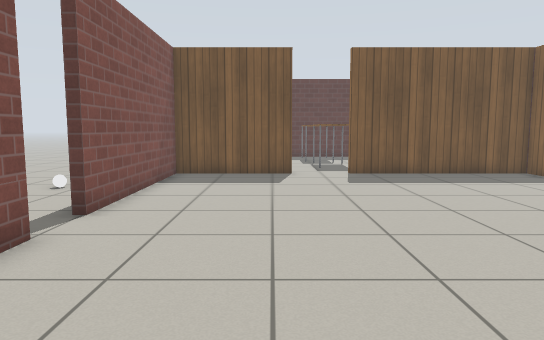
View 1 (above)

12 first-person views from a walk through a Gazebo world. The camera is 0.9 m above the floor, tilts 6° down and sees 70° across. The floor is counted in squares, 0.5 m on a side. Each view is taken from the middle of a square. On the plan, view 1 faces up. The plan holds only what a view shows up to about 18 squares ahead; the rest is blank. Simple patterns stand in for the simulator's built-in surfaces.

View 2
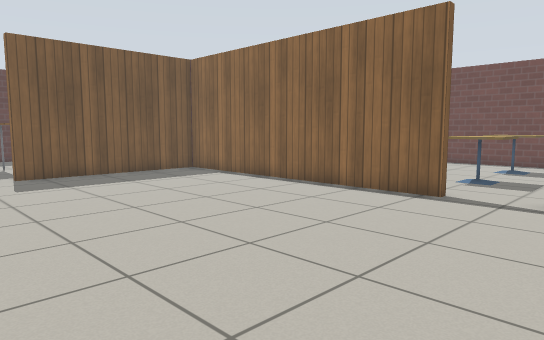

View 3
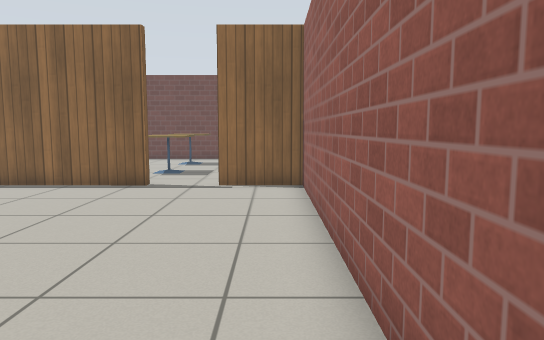

View 4
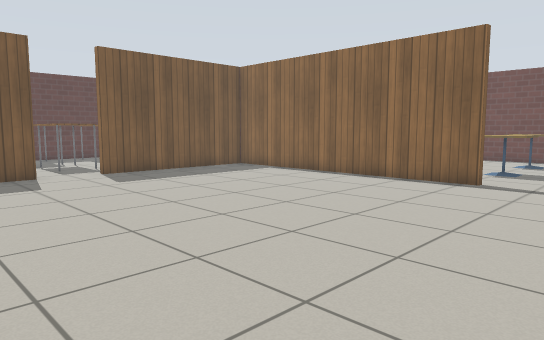

View 5
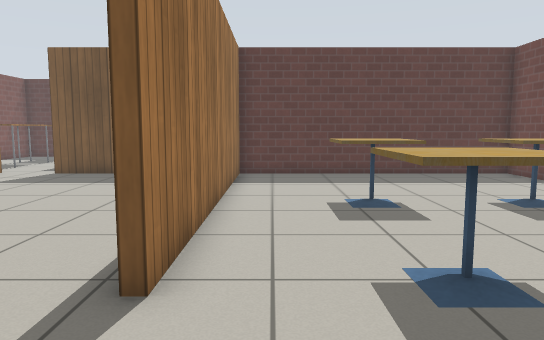

View 6
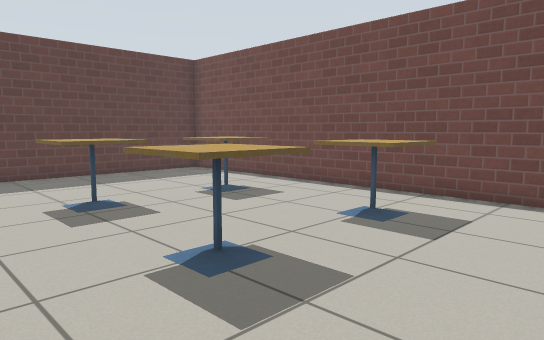

View 7
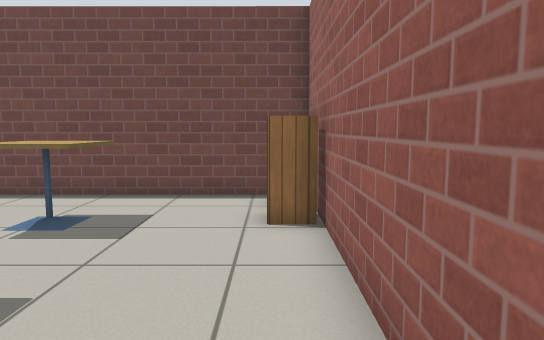

View 8
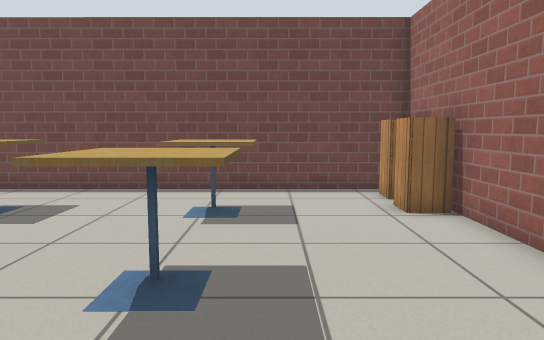

View 9
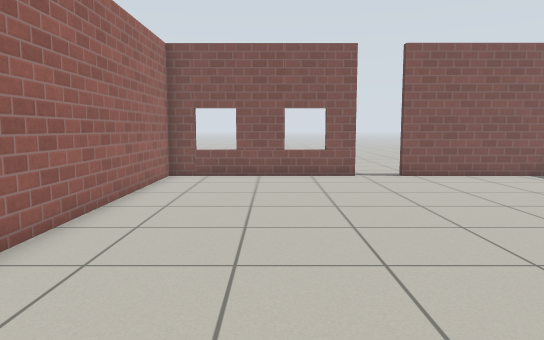

View 10
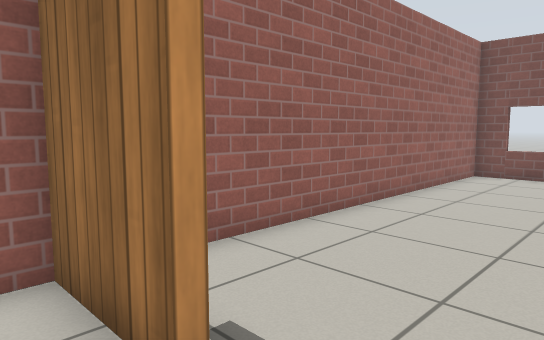

View 11
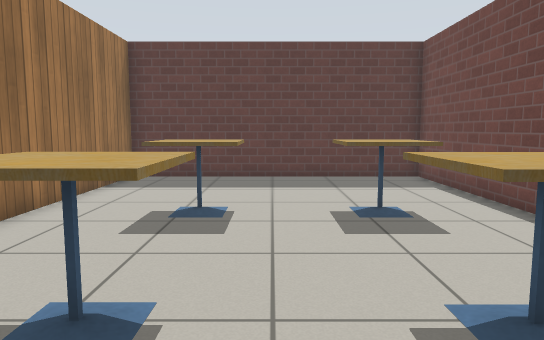

View 12
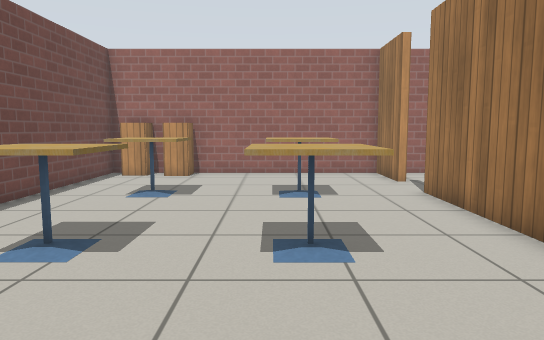

### Floor plan
Ten units are one square. View 1 is at (0, 0); x grows to the right and y downward. Boxes are objects, and circles mark ways between rooms. Rooms are numbered by the first view taken in them; rooms with no view inside come last. Other rooms are left out.
<svg viewBox="-45 -166 266 181">
<path fill="none" stroke="#000" d="M-39 -62 -39 10 104 10 104 -17M9 -157 -39 -157 -39 -80M107 -40 104 -40 104 -157 32 -157 32 -161M104 -17 107 -17 106 10 216 10 216 -157 107 -157 107 -40"/>
<rect x="135" y="-55" width="20" height="20" fill="#bbb"><title>cafe table</title></rect>
<rect x="135" y="-105" width="20" height="20" fill="#bbb"><title>cafe table</title></rect>
<rect x="175" y="-5" width="20" height="10" fill="#bbb"><title>cabinet</title></rect>
<rect x="175" y="-55" width="20" height="20" fill="#bbb"><title>cafe table</title></rect>
<rect x="175" y="-105" width="20" height="20" fill="#bbb"><title>cafe table</title></rect>
<rect x="195" y="-5" width="20" height="10" fill="#bbb"><title>cabinet</title></rect>
<circle cx="100" cy="-30" r="3" fill="#2a7"/>
<text x="30" y="-80">1</text>
<text x="160" y="-80">2</text>
</svg>
Room 1 opens to room 2.

Where each view was taken, in squares from view 1:
view 1: 0 up, 0 right, facing up
view 2: 0 up, 0 right, facing up-right
view 3: 0 up, 2 left, facing right
view 4: 0 up, 3 left, facing up-right
view 5: 0 up, 12 right, facing up
view 6: 0 up, 11 right, facing up-right
view 7: 0 up, 11 right, facing right
view 8: 3 up, 10 right, facing right
view 9: 3 up, 11 right, facing left
view 10: 4 up, 12 right, facing down-left
view 11: 1 up, 16 right, facing up
view 12: 15 up, 15 right, facing down
